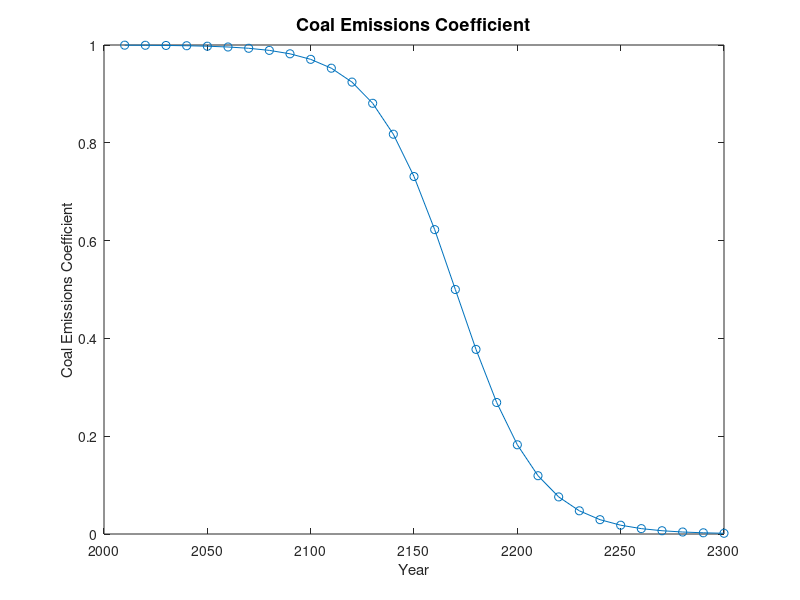

Write the MATLAB code that produced this figure. (Note: this script raises an error after producing the figure.)
%%%%%%%%%%%%%%%%%%%%%%%%%%%%%%%%%%%%%%%%%
%%%      Section 1: Parameters        %%%
%%%%%%%%%%%%%%%%%%%%%%%%%%%%%%%%%%%%%%%%%

%%Time%%
%%%%%%%%
T = 30;             %Number of direct optimization periods T
y = (1:1:T);        %Corresponding calendar years    
y(1) = 2010;
for i = 1:1:T-1;
    y(1+i) = 2010+((i)*10);
end
n = 100;            %Number of pre-balanced growth path simulation periods after T
y2 = (1:1:T+n);     %Corresponding calendar years   
y2(1) = 2010;
   for i = 1:1:T-1+n;
       y2(1+i) = 2010+((i)*10);
   end

%%Climate and Damages%%
%%%%%%%%%%%%%%%%%%%%%%%
phi = 0.0228;       %Carbon depreciation per annum (remaining share)
phiL = 0.2;         %Carbon emitted to the atmosphere staying there forever
phi0 = 0.393;       %Share of remaining emissions exiting atmosphere immediately
Sbar = 581;         %Pre-industrial atmospheric GtC
S1_2000 = 103;      %GtC
S2_2000 = 699;      %GtC

%% Climate damage parameter %%
%% COMMENT OUT FOR LF SCn   %%
% gamma = zeros(T,1); 
% for i = 1:1:T;
%     gamma(i) = 0.000023793; %Damage elasticity
% end
 
%%Energy Aggregation%%
%%%%%%%%%%%%%%%%%%%%%%
rho = -0.058;               %Elasticity of substitution between energy sources
kappa1 = 0.5429;            %Relative efficiency of oil
kappa2 = 0.1015;            %Relative efficiency of coal
kappa3 = 1-kappa1-kappa2;   %Relative efficiency of low-carbon technologies

%%Final Goods Production%%
%%%%%%%%%%%%%%%%%%%%%%%%%%
N = 1;                      %Normalize population
alpha = 0.33;                %Capital output share
% alpha = 0.66;

%COMMENTED OUT FOR NEW PF
% v = 0.04;                 %Energy output share
Y2009 = 70000;              %Base year annual GDP in billions of USD
r2009 = 0.05;               %Base year annual net rate of return 
r2009d = ((1+r2009)^10)-1;  %Base yer decadal net rate of return

%%%Depreciation OPTION 1: delta = 100%
delta = 1;                              %Annual depreciation rate
Delta = (1-(1-delta)^10);               %Decadal depreciation rate

%Capital Stock Option 1:
K0 = (alpha*Y2009*10)/(r2009d+Delta);   %GHKT Base year capital stock in billions of USD


% %%%Depreciation OPTION 2: delta = 65%, no recalibration:
% delta = 0.1;                            %Annual depreciation rate
% Delta = (1-(1-delta)^10);               %Decadal depreciation rate
% Delta1 = 1;                             %Decadal 100% depreciation rate
% K0 = (alpha*Y2009*10)/(r2009d+Delta1);  %Base year capital stock in billions of USD
 
% %Depreciation OPTION 3: delta = 65%, with recalibration:
% delta = 0.1;                            %Annual depreciation rate
% Delta = (1-(1-delta)^10);               %Decadal depreciation rate
% K0 = (alpha*Y2009*10)/(r2009d+Delta);   %Base year capital stock in billions of USD
 
 pi00 = 1;               %Base period share of labor devoted to final goods production
 E1_2008 = 3.43+1.68;    %GtC per annum
 E2_2008 = 3.75;         %GtC per annum
 E3_2008 = 1.95;         %GtC-eq per annum
 E0_2008 = ((kappa1*E1_2008^rho)+(kappa2*E2_2008^rho)+(kappa3*E3_2008^rho))^(1/rho);
 E0 = E0_2008*10;        %GtC per decade
 %COMMENTED OUT WITH NEW PF 
 % A0 = (Y2009*10)/((exp((-gamma(1))*((S1_2000+S2_2000)-Sbar)))*((K0^alpha)*((N*pi00)^(1-alpha-v))*(E0^v)));  %Initial TFP based on Decadal production function


%%%Productivity Growth Rates%%
%%%%%%%%%%%%%%%%%%%%%%%%%%%%%%

%%%Energy Sector%%%
gZa_en = 0.02;                                         %Annual labor productivity growth rate (energy sectors)
gZ_en = ((1+gZa_en)^10)-1;                             %Decadal labor productivity growth rate (energy sectors)

%%%Final Goods Sector OPTION 1: Specify Labor Productivity Growth%%%
%           gZa_y = 0.02;                               %Annual labor productivity growth rate in final goods sector
%           gAa_y = (1+gZa_y)^(1-alpha-v);              %Corresponding TFP growth
%           gZd_y = ones(T+n,1)*(((1+gZa_y)^10)-1);     %Decadal labor productivity growth rate (all sectors)
%  
%%%Final Goods Sector OPTION 2: Specify TFP Growth%%%
%            gAa_y = 0.02;                            %Annual TFP growth rate (final output sector)
             gAa_y = 0;                               %Alt. Annual TFP growth rate (final output sector)
             %Commented out for new PF: gZa_y = ((1+gAa_y)^(1/(1-alpha-v)))-1;   %Corresponding annual labor productivity growth rate (final output sector)
             gZa_y = 0;
             gAd_y = ((1+gAa_y)^10)-1;                %Decadal TFP growth rate (final output sector)
             gZd_y = ones(T+n,1)*(((1+gZa_y)^10)-1);  %Decadal labor productivity growth rate (final output sector)
 
%%%Final Goods Sector OPTION 3: DICE Model TFP Growth%%%
%     gANH0 = 0.160023196685654;                   %Initial decade (2005-2015) TFP growth rate
%     gammaNH0 = 0.00942588385340332;              %Rate of decline in productivity growth rate (percent per year)
%     gammaNH1 = 0.00192375245926376;              %Rate of decline of decline in productivity growth rate (percent per year)
%     gANH_y = zeros(T,1);
%     for i = 1:1:T;
%              gANH_y(i) = gANH0*exp(((-gammaNH0)*10*(i))*exp((-gammaNH1)*10*(i)));
%     end
%     for j = 1:1:n,
%         gANH_y(T+j) = gANH_y(T);
%     end
%     gANHa = zeros(T+n,1);
%     gANHa_y = ((1+gANH_y(T))^(1/10))-1;         %Annual long-run TFP growth rate
%     gZd_y = zeros(T+n,1);                      %Decadal labor productivity growth rate
%     for i = 1:1:T+n,
%         gZd_y(i) = ((1+gANH_y(i))^(1/(1-alpha-v)))-1;
%         gANHa(i) = ((1+gANH_y(i))^(1/10))-1;
%     end
%     z = 35;
%     plot(y2(1:z),(gANHa(1:z)*100))
%     xlabel('Year','FontSize',11)
%     ylabel('gTFP in Percent per Year','FontSize',11)
%     title('2010-DICE Model Annual TFP Growth','FontSize',13)
  

%%Final Good Sector TFP Levels%%%
%%%%%%%%%%%%%%%%%%%%%%%%%%%%%%%%%
%COMMENTED OUT FOR NEW PF
% At = zeros(T,1);
% At(1) = A0;                 
% for i = 1:1:T-1;
%   At(i+1) = At(i)*(1+gZd_y(i))^(1-alpha-v);     
% end

%%Long-run Output Growth Rate on BGP%%
%%%%%%%%%%%%%%%%%%%%%%%%%%%%%%%%%%%%%%
gZBGP = gZd_y(T);             
% gZBGP = gZ_en;      %Alternative possible value for gTFP=1.5% to roughly account for declining oil output   

%%Utility%%
%%%%%%%%%%%
% sigma = 0.5;      
sigma = 1;         %Logarithmic preferences
% sigma = 1.5;
% sigma = 2 ;

%%Beta OPTION 1: Specify exogenously%%%
beta = (.985)^10;  
% beta = (.999)^10;

%%Beta OPTION 2: Calibrate to maintain effective discount factor = .985%%%
% beta_hat = ((.985)^10)/((1+gZd_y(1))^(1-sigma))
% beta = beta_hat;
    
  
%%Coal production%%
%%%%%%%%%%%%%%%%%%%
A2t = zeros(T,1);
A2t(1) = 7693;          
for i = 1:1:T-1;
    A2t(i+1) = A2t(i)*(1+gZ_en);
end

%%Coal Emissions%%
%%%%%%%%%%%%%%%%%%
ypsilon = zeros(T,1);   %Coal carbon emissions coefficient
a_yps = 8;              %Logistic curve coefficient
b_yps = -0.05;          %Logistic curve coefficient
for i = 1:1:T+n
     ypsilon(i) = 1/(1+exp((-1)*(a_yps+b_yps*(i-1)*10)));
end

%% Option 2 = exponential decline
% ypsilon = zeros(T,1); 
% emis_coal = 0.02;                                         %Annual emission depreciation rate (coal sector)
% for i=1:1:T+n
%     ypsilon(i) = 1*((1-emis_coal)^((i-1)*10));            %Decadal emission depreciation rate (coal sector)
% end

%% Option 3 = linear decline
% ypsilon = zeros(T,1); 
% emis_coal = 0.002;                                         %Annual emission depreciation rate (coal sector)
% for i=1:1:T+n
%     ypsilon(i) = 1-(emis_coal*((i)*10));                 %Decadal emission depreciation rate (coal sector)
% end

%%Graph for Figure S.1%%
figure;
plot(y,ypsilon(1:T),'-o')
xlabel('Year','FontSize',11)
ylabel('Coal Emissions Coefficient','FontSize',11)
title('Coal Emissions Coefficient','FontSize',13)


%%Wind production%%
%%%%%%%%%%%%%%%%%%%
A3t = zeros(T,1);
A3t(1) = 1311;
for i = 1:1:T-1;
    A3t(i+1) = A3t(i)*(1+gZ_en);
end

%%Oil%%
%%%%%%%
R0 = 253.8;     %GtC

%%SELF ADDED FOR EXERGY
eff_k = 1;           %annual efficiency of capital energy to exergy
eff_K = (eff_k)^10;  %decadal efficiency of capital
eff_l = 1;           %efficiency of labour energy to exergy
eff_L = (eff_k)^10;  %decadal 

%%%%%%%%%%%%%%%%%%%%%%%%%%%%%%%%%%%%%%%%%%%%%%%%%%%%%%%%%%%%%%%%%%%
%%%      Section 2: Solve for Optimal Choice Variables X        %%%
%%%%%%%%%%%%%%%%%%%%%%%%%%%%%%%%%%%%%%%%%%%%%%%%%%%%%%%%%%%%%%%%%%%

vars = 3*T+2*(T-1);         %Number of variables = 148

%%Define upper and lower bounds%%
%%%%%%%%%%%%%%%%%%%%%%%%%%%%%%%%%
lb = zeros(vars,1);
ub = ones(vars,1);
for i = 1:1:T-1;
    ub(i) = 1;              %For savings rate 
    lb(i) = 0.00001;        %For savings rate 
    ub((T-1)+i) = R0;       %For oil stock remaining Rt
    lb((T-1)+i) = 0.00001;  %For oil stock remaining Rt
end
for i = 1:1:3*T;
    ub(2*(T-1)+i) = 1;        %For coal and wind labor shares + energy share capital 
    lb(2*(T-1)+i) = 0.00001;  %For coal and wind labor shares + energy share capital
end


%%Make Initial Guess x0%%
%%%%%%%%%%%%%%%%%%%%%%%%%

%%% OPTION 1: USE PREVIOUS RESULTS %%

%%Note: The best x0 can be found by loading the saved output below
%%for the scenario that corresponds most closly to the one being run, and
%%then setting x0 = x. All file names indicate the parameters assumed,
%%e.g.: 'x_sig1_g0_b985_d1' is the optimal allocation for sigma=1 (sig1), 
%%annual TFP growth of 0% (g0), an annual discount factor of beta=0.985
%%(b985), and a decadal depreciation rate of Delta=100% (d1).

%%Sigma=1%%
%COMMENTED OUT (TO LOAD PREVIOUS RESULT) 

% load('x_newpf_v1.mat','x')
% load('x_newpf_lf.mat','x')

%TO ENSURE X0 LOAD PREVIOUS RESULTS X
%x0 = x;


%%% OPTION 2: NEUTRAL STARTING POINT %%

x0 = zeros(vars,1);
for i = 1:1:T-1;
     x0(i) = 0.25; %savings rate
     x0((T-1)+i) = R0-((R0/1.1)/T)*i;    %oil stock remaining
     x0(2*(T-1)+i) = 0.002;              %labour share coal
     x0(2*(T-1)+T+i) = 0.01;             %labour share wind
     x0(2*(T-1)+2*T+i) = 0.5;            %energy share capital
end
x0(2*(T-1)+T) = 0.002;
x0(2*(T-1)+T+T) = 0.01;
x0(2*(T-1)+T+T+T) = 0.5;

%%Check Constraints and Objective Function Value at x0%%
%%%%%%%%%%%%%%%%%%%%%%%%%%%%%%%%%%%%%%%%%%%%%%%%%%%%%%%%

% for NEW PF lf: remove gamma from before kappa1 in all functions
f = NEWPF_Objective(x0,A2t,A3t,Delta,eff_K,eff_L,K0,N,R0,S1_2000,S2_2000,Sbar,T,alpha,beta,gZ_en,gZd_y,gZBGP,kappa1,kappa2,kappa3,phi,phi0,phiL,rho,sigma,ypsilon)
[c, ceq] = NEWPF_Constraints(x0,A2t,A3t,Delta,eff_K,eff_L,K0,N,R0,S1_2000,S2_2000,Sbar,T,alpha,beta,gZ_en,gZd_y,gZBGP,kappa1,kappa2,kappa3,phi,phi0,phiL,rho,sigma,ypsilon)

%%%%%%%%%%%
%%%SOLVE%%%
%%%%%%%%%%%

%NEW PF lf: insert gamma for v1
options = optimoptions(@fmincon,'Tolfun',1e-12,'TolCon',1e-12,'MaxFunEvals',500000,'MaxIter',6200,'Display','iter','MaxSQPIter',10000,'Algorithm','active-set');
[x, fval,exitflag] = fmincon(@(x)NEWPF_Objective(x,A2t,A3t,Delta,eff_K,eff_L,K0,N,R0,S1_2000,S2_2000,Sbar,T,alpha,beta,gZ_en,gZd_y,gZBGP,kappa1,kappa2,kappa3,phi,phi0,phiL,rho,sigma,ypsilon), x0, [], [], [], [], lb, ub, @(x)NEWPF_Constraints(x,A2t,A3t,Delta,eff_K,eff_L,K0,N,R0,S1_2000,S2_2000,Sbar,T,alpha,beta,gZ_en,gZd_y,gZBGP,kappa1,kappa2,kappa3,phi,phi0,phiL,rho,sigma,ypsilon), options);


%%Save Output%%
%%%%%%%%%%%%%%%
%File name structure:
%x_scenario_version

%save('x_newpf_v1','x')
save('x_newpf_lf','x')

%%%%%%%%%%%%%%%%%%%%%%%%%%%%%%%%%%%%%%%%%%%%%%%%%%%%%%%%%%%%%
%%%      Section 3: Compute Allocations and Carbon Taxes  %%%
%%%%%%%%%%%%%%%%%%%%%%%%%%%%%%%%%%%%%%%%%%%%%%%%%%%%%%%%%%%%%

%%%%%%%%%%
%%Energy%%
%%%%%%%%%%
oil = zeros(T,1);
    oil(1) = R0-x(T);
for i = 1:1:T-2;
    oil(1+i) = x(T+i-1)-x(T+i);
end
    ex_Oil = (x(T-1+T-2)-x(T-1+T-1))/(x(T-1+T-2));    %Fraction of oil left extracted in period T-1
    oil(T) = x(T-1+T-1)*ex_Oil;
ex_rates = zeros(T-1,1);
for i = 1:1:T-1;
    ex_rates(i) = oil(i)/x(T+i-1);
end
coal = zeros(T,1);
for i = 1:1:T;
    coal(i) = x(2*(T-1)+i)*A2t(i)*N;
end
wind = zeros(T,1);
for i = 1:1:T;
    wind(i) = x(2*(T-1)+T+i)*(A3t(i)*N);
end
energy = zeros(T,1);
for i = 1:1:T; 
    energy(i) = ((kappa1*oil(i)^rho)+(kappa2*coal(i)^rho)+(kappa3*wind(i)^rho))^(1/rho);
end

%% SELF ADDED: Exergy "produced" by LABOUR AND CAPITAL
exergy_K = zeros(T,1);
for i = 1:1:T;
    exergy_K(i) = energy(i)*x(2*(T-1)+2*T+i)*eff_K;
end
exergy_L = zeros(T,1);
for i = 1:1:T;
    exergy_L(i) = energy(i)*(1-(x(2*(T-1)+2*T+i)))*eff_L;
end

%% compute fossil fuel use
fossil_fuel = zeros(T,1);
for i = 1:1:T;
    fossil_fuel(i) = oil(i) + coal(i);
end

%%%%%%%%%%%%%
%%Emissions%%
%%%%%%%%%%%%%
emiss = zeros(T,1);
for i = 1:1:T;
    emiss(i) = oil(i)+ypsilon(i)*coal(i);
end

S1t = zeros(T,1);        %Non-depreciating carbon stock
S2t_Sbar = zeros(T,1);   %Depreciating carbon stock (S2t-Sbar)
St = zeros(T,1);         %Total carbon concentrations

S1t(1) = S1_2000+phiL*emiss(1);
S2t_Sbar(1) = (1-phi)*(S2_2000-Sbar)+phi0*(1-phiL)*emiss(1);
St(1) = Sbar+S1t(1)+S2t_Sbar(1);
for i = 1:1:T-1;
    S1t(1+i) = S1t(i)+phiL*emiss(1+i);
    S2t_Sbar(1+i) = (1-phi)*S2t_Sbar(i)+phi0*(1-phiL)*emiss(1+i);
    St(1+i) = Sbar+S1t(1+i)+S2t_Sbar(1+i);
end

%%%%%%%%%%%%%%%%%%%%%%%%%%%%%%%%%%%%
%%Output and Consumption through T%%
%%%%%%%%%%%%%%%%%%%%%%%%%%%%%%%%%%%%
Yt = zeros(T,1);
Ct = zeros(T,1);
Kt1 = zeros(T,1);
%Yt(1) = (exp((-gamma(1))*(St(1)-Sbar)))*((K0*exergy_K(1))^alpha)*((((1-x(2*(T-1)+1)-x(2*(T-1)+T+1))*N)*exergy_L(1))^(1-alpha));
    %LF scenario Yt:
    Yt(1) = ((K0*exergy_K(1))^alpha)*((((1-x(2*(T-1)+1)-x(2*(T-1)+T+1))*N)*exergy_L(1))^(1-alpha));
Ct(1) = (1-x(1))*Yt(1);
Kt1(1) = x(1)*Yt(1)+(1-Delta)*K0;
for i = 1:1:T-2;
    %Yt(1+i) = (exp((-gamma(1+i))*(St(1+i)-Sbar)))*((Kt1(i)*exergy_K(i))^alpha)*(((1-x(2*(T-1)+1+i)-x(2*(T-1)+T+1+i))*N)*exergy_L(i)^(1-alpha));
        %LF:
        Yt(1+i) = ((Kt1(i)*exergy_K(i))^alpha)*(((1-x(2*(T-1)+1+i)-x(2*(T-1)+T+1+i))*N)*exergy_L(i)^(1-alpha));
    Kt1(1+i) = x(1+i)*Yt(1+i)+(1-Delta)*Kt1(i);
    Ct(1+i) = (1-x(i+1))*Yt(1+i); 
end
%Yt(T) = (exp((-gamma(T))*(St(T)-Sbar)))*((Kt1(T-1)*exergy_K(T))^alpha)*(((1-x(2*(T-1)+T)-x(2*(T-1)+2*T))*N)*exergy_L(T)^(1-alpha));
    %LF:
    Yt(T) = ((Kt1(T-1)*exergy_K(T))^alpha)*(((1-x(2*(T-1)+T)-x(2*(T-1)+2*T))*N)*exergy_L(T)^(1-alpha));
theta = x(T-1);
Ct(T) = Yt(T)*(1-theta);
Kt1(T) = theta*Yt(T)+(1-Delta)*Kt1(T-1);

%Compare savings rate theta to predicted BGP savings rate:
%theta_BGP = alpha*(((((1+gZBGP)^sigma)/beta)-(1-Delta))^(-1))*(1+gZBGP-1+Delta)

%%%%%%%%%%%%%%%%%%%%%%%%%%%%%%%%%%%%%%%%
%%Output and Consumption past T to T+n%%
%%%%%%%%%%%%%%%%%%%%%%%%%%%%%%%%%%%%%%%%
Ktn = zeros(n+1,1);
Ytn = zeros(n,1);
Ktn(1) = Kt1(T); 
oiln = zeros(n,1);
En = zeros(n,1);

for i = 1:1:n;
    oiln(i) = ex_Oil*x(2*(T-1))*((1-ex_Oil)^i);     %Oil continues to be extracted at rate from period T-1
    En(i) = ((kappa1*oiln(i)^rho)+(kappa2*(coal(T)*(1+gZ_en)^i)^rho)+(kappa3*(wind(T)*(1+gZ_en)^i)^rho))^(1/rho);
    %Ytn(i) = (exp((-gamma(T))*(St(T)-Sbar)))*(Ktn(i)*exergy_K(T)^alpha)*(((1-x(2*(T-1)+2*T)-x(2*(T-1)+T))*N)*exergy_L(T)^(1-alpha));
        %LF:
        Ytn(i) = ((Ktn(i)*exergy_K(T)^alpha))*(((1-x(2*(T-1)+2*T)-x(2*(T-1)+T))*N)*exergy_L(T)^(1-alpha));
    Ct(T+i) = (1-theta)*Ytn(i);
    Ktn(i+1) = theta*Ytn(i)+(1-Delta)*Ktn(i);
    Yt(T+i) = Ytn(i);
end


%%%%%%%%%%%%%%%%%%%%%%%%
%%Optimal Carbon Taxes%%
%%%%%%%%%%%%%%%%%%%%%%%%

%%Goal: Plug allocations into optimal tax formula (paper equation (9))%%

%%Step 1: Compute vectors of marginal utilities and marginal emissions impacts {dSt+j/dEt}%%
MU = zeros(T+n,1);        %Marginal utility
MD = zeros(T+n,1);        %Marginal emissions impact on St {dSt+j/dEt}
for i = 1:1:T+n;
    MU(i) = Ct(i)^(-sigma);
    MD(i) = phiL+(1-phiL)*phi0*(1-phi)^(i-1);
end

%%Step 2: Compute Tax Path%%%
%% COMMENT OUT FOR LF SCn %%%
% carbon_tax = zeros(T,1);    %Carbon tax level in $/mtC [since Yt is in $ billions and Et is in GtC]
% lambda_hat = zeros(T,1);    %Carbon tax/GDP ratio
% 
% for i = 1:1:T+n;
%     temp2 = zeros(T+n-i+1,1);
%         for j = 1:1:T+n-i+1;
%             temp2(j) = (beta^(j-1))*(MU(i+j-1)/MU(i))*(-gamma(T))*Yt(i+j-1)*MD(j);
%         end
%      carbon_tax(i) = sum(temp2)*(-1);
%      lambda_hat(i) = carbon_tax(i)/Yt(i);
% end

%%Temperature%%
%%%%%%%%%%%%%%%%%
lambda = 3.0;               % Climate sensitivity parameter
temp = zeros(T,1); % Initialize the temperature vector
for i = 1:1:T;
    temp(i) = lambda * log2(St(i)/Sbar);
end
 

%%%%%%%%%%%%%%%%%%%%%%%%%%%%%%%%%%%%%%%%%%%%%%%%%%%%%%%%%%
%%%      Section 4: Save Allocations and Carbon Taxes  %%%
%%%%%%%%%%%%%%%%%%%%%%%%%%%%%%%%%%%%%%%%%%%%%%%%%%%%%%%%%%

%%%%%%%%%%%%%%%%%%%%%%%%%%%%%%%%%%%%%%%%%%%%%%%%%%%%%%%%%%%
%%%%%%%%%       FOR OPTIMAL SCENARIO    %%%%%%%%%%%%%%%%%%%

% %% Extract from x-vector
% r_newpf_v1 = x(1:T-1);
% save('r_newpf_v1','r_newpf_v1');
% oil_stock_newpf_v1 = x(T:2*(T-1));
% save('oil_stock_newpf_v1','oil_stock_newpf_v1');
% N2_newpf_v1 = x(2*(T-1)+1:3*(T-1));
% save('N2_newpf_v1', 'N2_newpf_v1');
% N3_newpf_v1 = x(2*(T-1)+T+1:2*(T-1)+2*T);
% save('N3_newpf_v1','N3_newpf_v1');
% shareK_newpf_v1 = x(2*(T-1)+2*T+1 : 2*(T-1)+3*T-1); 
% save('shareK_newpf_v1','shareK_newpf_v1');

%% Save
% energy_newpf_v1 = energy;
% save('energy_newpf_v1','energy_newpf_v1')
% fossil_fuel_newpf_v1 = fossil_fuel;
% save('fossil_fuel_newpf_v1','fossil_fuel_newpf_v1')
% oil_newpf_v1 = oil;
% save('oil_newpf_v1','oil_newpf_v1')
% ex_rates_newpf_v1 = ex_rates
% save('ex_rates_newpf_v1','ex_rates_newpf_v1')
% coal_newpf_v1 = coal;
% save('coal_newpf_v1','coal_newpf_v1')
% wind_newpf_v1 = wind;
% save('wind_newpf_v1','wind_newpf_v1')
% lambda_hat_newpf_v1 = lambda_hat;
% save('lambda_hat_newpf_v1','lambda_hat_newpf_v1')
% carbon_tax_newpf_v1 = carbon_tax;
% save('carbon_tax_newpf_v1','carbon_tax_newpf_v1')
% Yt_newpf_v1 = Yt;
% save('Yt_newpf_v1','Yt_newpf_v1')
% Ct_newpf_v1 = Ct;
% save('Ct_newpf_v1','Ct_newpf_v1')
% temp_newpf_v1 = temp;
% save('temp_newpf_v1','temp_newpf_v1');
% carbon_newpf_v1 = St;
% save('carbon_newpf_v1','carbon_newpf_v1');
% 
% %%%%%%%%%%%%%%%%%%%%%%%%%%%%%%%%%%%%%%%%%%%%%%%%%%%%%%
% %%%      Section 5: Graph Optimal Carbon Taxes     %%%
% %%%%%%%%%%%%%%%%%%%%%%%%%%%%%%%%%%%%%%%%%%%%%%%%%%%%%%
% 
% 
% % %%%%%%%%%%%%%%%%%%%%%%%%%%%%%%
% % %%Graph Carbon Tax-GDP Ratio%%
% % %%%%%%%%%%%%%%%%%%%%%%%%%%%%%%
% 
% load('lambda_hat_newpf_v1','lambda_hat_newpf_v1')
% 
% z = 30;
% figure;
% plot(y2(1:z), lambda_hat_newpf_v1(1:z), ' -b', 'LineWidth', 1.5);
% xlabel('Year', 'FontSize', 11);
% ylabel('Carbon Tax/GDP', 'FontSize', 11);
% ylim([7.5e-05, 30.5e-05]);
% title('Carbon Tax to GDP ratio (new production function)');
% 
% 
% % %%%%%%%%%%%%%%%%%%%%%%%%%%%%%%
% % %%%Graph Carbon Tax Level%%%
% % %%%%%%%%%%%%%%%%%%%%%%%%%%%%%%
% 
% load('carbon_tax_newpf_v1','carbon_tax_newpf_v1')
% 
% z = 10;
% figure;
% plot(y2(1:z), carbon_tax_newpf_v1(1:z), ' -b', 'LineWidth', 1.5);
% xlabel('Year', 'FontSize', 11);
% ylabel('Carbon Tax ($/mtC)', 'FontSize', 11);
% title('Carbon Tax (new production function)');
% 
% % %%%%%%%%%%%%%%%%%%%%%%%%%%%%%%
% % %%%  Energy Use Over Time  %%%
% % %%%%%%%%%%%%%%%%%%%%%%%%%%%%%%
% 
% %% Energy
% load('energy_newpf_v1.mat','energy_newpf_v1')
% 
% z = 30;
% figure;
% plot(y2(1:z), energy_newpf_v1(1:z), ' -b', 'LineWidth', 1.5);
% xlabel('Year', 'FontSize', 11);
% ylabel('GtC', 'FontSize', 11);
% title('Energy Use (new production function)');
% 
% %% Fossil Fuel
% load('fossil_fuel_newpf_v1.mat','fossil_fuel_newpf_v1')
% 
% z = 30;
% figure(Name='Fossil Fuel Use');
% plot(y2(1:z), fossil_fuel_newpf_v1(1:z), ' -b', 'LineWidth', 1.5);
% xlabel('Year', 'FontSize', 11);
% ylabel('Energy (Gtoe)', 'FontSize', 11);
% title('Fossil Fuel Use (new production function)');
% 
% %% Oil
% load('oil_newpf_v1.mat','oil_newpf_v1')
% 
% z = 30;
% figure(Name = 'Oil Use');
% plot(y2(1:z), oil_newpf_v1(1:z), ' -b', 'LineWidth', 1.5);
% xlabel('Year', 'FontSize', 11);
% ylabel('Energy (Gtoe)', 'FontSize', 11);
% title('Oil Use (new production function)');
% 
% %% Fraction of oil left extracted
% load('ex_rates_newpf_v1.mat','ex_rates_newpf_v1')
% 
% z = 29;
% figure;
% plot(y2(1:z), ex_rates_newpf_v1(1:z), ' -b', 'LineWidth', 1.5);
% xlabel('Year', 'FontSize', 11);
% ylabel('Rate', 'FontSize', 11);
% title('Extraction rates of oil (new production function)');
% 
% %% Coal
% load('coal_newpf_v1.mat','coal_newpf_v1')
% 
% z = 30;
% figure(Name ='Coal Use');
% plot(y2(1:z), coal_newpf_v1(1:z), ' -b', 'LineWidth', 1.5);
% xlabel('Year', 'FontSize', 11);
% ylabel('Energy (Gtoe)', 'FontSize', 11);
% title('Coal Use (new production function)');
% 
% %% Wind
% load('wind_newpf_v1.mat','wind_newpf_v1')
% 
% z = 30;
% figure(Name = 'Wind');
% plot(y2(1:z), wind_newpf_v1(1:z), ' -b', 'LineWidth', 1.5);
% xlabel('Year', 'FontSize', 11);
% ylabel('Wind Use', 'FontSize', 11);
% title('Wind Use (new production function)');
% 
% 
% % %%%%%%%%%%%%%%%%%%%%%%%%%%%%%%
% % %%%  Climate Impact        %%%
% % %%%%%%%%%%%%%%%%%%%%%%%%%%%%%%
% 
% %% Emissions
% load('carbon_newpf_v1', 'carbon_newpf_v1')
% 
% z = 30;
% figure(Name='Carbon Emissions');
% plot(y2(1:z), carbon_newpf_v1(1:z), ' -b', 'LineWidth', 1.5);
% xlabel('Year', 'FontSize', 11);
% ylabel('Emissions (GtC)', 'FontSize', 11);
% title('Emissions (new production function)');
% 
% %% Temperature
% load('temp_newpf_v1', 'temp_newpf_v1')
% 
% figure(Name='Temperature Increase');
% plot(y2(1:T), temp, ' -r', 'LineWidth', 1.5);
% xlabel('Year', 'FontSize', 11);
% ylabel('Temperature Increase (degrees C)', 'FontSize', 11);
% title('Temperature Increase (new production function)');
% 
% %%%%%%%%%%%%%%%%%%%%%%%%%%%%%%
% %%%  Labour shares         %%%
% %%%%%%%%%%%%%%%%%%%%%%%%%%%%%%
% 
% %% Labour share to wind (later: green capital)
% load('N3_newpf_v1', 'N3_newpf_v1')
% 
% z = 29;
% figure(Name='Labour Share Green Capital');
% plot(y2(1:z), N3_newpf_v1(1:z), ' -b', 'LineWidth', 1.5);
% xlabel('Year', 'FontSize', 11);
% ylabel('Share', 'FontSize', 11);
% title('Labour Share to Green Capital Production (newpf)');
% 
% %% Labour share to coal
% load('N2_newpf_v1', 'N2_newpf_v1')
% 
% z = 29;
% figure(Name='Labour Share Coal');
% plot(y2(1:z), N2_newpf_v1(1:z), ' -b', 'LineWidth', 1.5);
% xlabel('Year', 'FontSize', 11);
% ylabel('Share', 'FontSize', 11);
% title('Labour Share to Coal Production (newpf)');
% 
% % %%%%%%%%%%%%%%%%%%%%%%%%%%%%%%
% % %%%  GDP Growth Over Time  %%%
% % %%%%%%%%%%%%%%%%%%%%%%%%%%%%%%
% load('Yt_newpf_v1','Yt_newpf_v1')
% 
% z = 28;
% figure(Name='GDP');
% plot(y2(1:z), Yt_newpf_v1(1:z), ' -b', 'LineWidth', 1.5);
% xlabel('Year', 'FontSize', 11);
% ylabel('Output', 'FontSize', 11);
% title('GDP (new production function)');


%%%%%%%%%%%%%%%%%%%%%%%%%%%%%%%%%%%%%%%%%%%%%%%%%%%%%%%%
%%%%%%%%%       FOR LF SCENARIO      %%%%%%%%%%%%%%%%%%%

%% Extract from x-vector
r_newpf_lf = x(1:T-1);
save('r_newpf_lf','r_newpf_lf');
oil_stock_newpf_lf = x(T:2*(T-1));
save('oil_stock_newpf_lf','oil_stock_newpf_lf');
N2_newpf_lf = x(2*(T-1)+1:3*(T-1));
save('N2_newpf_lf', 'N2_newpf_lf');
N3_newpf_lf = x(2*(T-1)+T+1:2*(T-1)+2*T);
save('N3_newpf_lf','N3_newpf_lf');
shareK_newpf_lf = x(2*(T-1)+2*T+1 : 2*(T-1)+3*T-1); 
save('shareK_newpf_lf','shareK_newpf_lf');

%% Save
energy_newpf_lf = energy;
save('energy_newpf_lf','energy_newpf_lf')
fossil_fuel_newpf_lf = fossil_fuel;
save('fossil_fuel_newpf_lf','fossil_fuel_newpf_lf')
oil_newpf_lf = oil;
save('oil_newpf_lf','oil_newpf_lf')
ex_rates_newpf_lf = ex_rates
save('ex_rates_newpf_lf','ex_rates_newpf_lf')
coal_newpf_lf = coal;
save('coal_newpf_lf','coal_newpf_lf')
wind_newpf_lf = wind;
save('wind_newpf_lf','wind_newpf_lf')
Yt_newpf_lf = Yt;
save('Yt_newpf_lf','Yt_newpf_lf')
Ct_newpf_lf = Ct;
save('Ct_newpf_lf','Ct_newpf_lf')
temp_newpf_lf = temp;
save('temp_newpf_lf','temp_newpf_lf');
carbon_newpf_lf = St;
save('carbon_newpf_lf','carbon_newpf_lf');

%%%%%%%%%%%%%%%%%%%%%%%%%%%%%%%%%%%%%%%%%%%%%%%%%%%%%%
%%%      Section 5: Graph Optimal Carbon Taxes     %%%
%%%%%%%%%%%%%%%%%%%%%%%%%%%%%%%%%%%%%%%%%%%%%%%%%%%%%%


% %%%%%%%%%%%%%%%%%%%%%%%%%%%%%%
% %%%  Energy Use Over Time  %%%
% %%%%%%%%%%%%%%%%%%%%%%%%%%%%%%

%% Energy
load('energy_newpf_lf.mat','energy_newpf_lf')

z = 30;
figure;
plot(y2(1:z), energy_newpf_lf(1:z), ' -b', 'LineWidth', 1.5);
xlabel('Year', 'FontSize', 11);
ylabel('GtC', 'FontSize', 11);
title('Energy Use (new production function)');

%% Fossil Fuel
load('fossil_fuel_newpf_lf.mat','fossil_fuel_newpf_lf')

z = 30;
figure(Name='Fossil Fuel Use');
plot(y2(1:z), fossil_fuel_newpf_lf(1:z), ' -b', 'LineWidth', 1.5);
xlabel('Year', 'FontSize', 11);
ylabel('Energy (Gtoe)', 'FontSize', 11);
title('Fossil Fuel Use (new production function)');

%% Oil
load('oil_newpf_lf.mat','oil_newpf_lf')

z = 30;
figure(Name = 'Oil Use');
plot(y2(1:z), oil_newpf_lf(1:z), ' -b', 'LineWidth', 1.5);
xlabel('Year', 'FontSize', 11);
ylabel('Energy (Gtoe)', 'FontSize', 11);
title('Oil Use (new production function)');

%% Fraction of oil left extracted
load('ex_rates_newpf_lf.mat','ex_rates_newpf_lf')

z = 29;
figure;
plot(y2(1:z), ex_rates_newpf_lf(1:z), ' -b', 'LineWidth', 1.5);
xlabel('Year', 'FontSize', 11);
ylabel('Rate', 'FontSize', 11);
title('Extraction rates of oil (new production function)');

%% Coal
load('coal_newpf_lf.mat','coal_newpf_lf')

z = 30;
figure(Name ='Coal Use');
plot(y2(1:z), coal_newpf_lf(1:z), ' -b', 'LineWidth', 1.5);
xlabel('Year', 'FontSize', 11);
ylabel('Energy (Gtoe)', 'FontSize', 11);
title('Coal Use (new production function)');

%% Wind
load('wind_newpf_lf.mat','wind_newpf_lf')

z = 30;
figure(Name = 'Wind');
plot(y2(1:z), wind_newpf_lf(1:z), ' -b', 'LineWidth', 1.5);
xlabel('Year', 'FontSize', 11);
ylabel('Wind Use', 'FontSize', 11);
title('Wind Use (new production function)');

%% Energy share to Capital
load('shareK_newpf_lf.mat','shareK_newpf_lf')

z = 29;
figure(Name = 'Energy Share to Capital');
plot(y2(1:z), shareK_newpf_lf(1:z), ' -b', 'LineWidth', 1.5);
xlabel('Year', 'FontSize', 11);
ylabel('Share', 'FontSize', 11);
title('Energy Share to Capital (new production function)');


% %%%%%%%%%%%%%%%%%%%%%%%%%%%%%%
% %%%  Climate Impact        %%%
% %%%%%%%%%%%%%%%%%%%%%%%%%%%%%%

%% Emissions
load('carbon_newpf_lf', 'carbon_newpf_lf')

z = 30;
figure(Name='Carbon Emissions');
plot(y2(1:z), carbon_newpf_lf(1:z), ' -b', 'LineWidth', 1.5);
xlabel('Year', 'FontSize', 11);
ylabel('Emissions (GtC)', 'FontSize', 11);
title('Emissions (new production function)');

%% Temperature
load('temp_newpf_lf', 'temp_newpf_lf')

figure(Name='Temperature Increase');
plot(y2(1:T), temp, ' -r', 'LineWidth', 1.5);
xlabel('Year', 'FontSize', 11);
ylabel('Temperature Increase (degrees C)', 'FontSize', 11);
title('Temperature Increase (new production function)');

% %%%%%%%%%%%%%%%%%%%%%%%%%%%%%%
% %%%  Labour shares         %%%
% %%%%%%%%%%%%%%%%%%%%%%%%%%%%%%

%% Labour share to wind (later: green capital)
load('N3_newpf_lf', 'N3_newpf_lf')

z = 29;
figure(Name='Labour Share Green Capital');
plot(y2(1:z), N3_newpf_lf(1:z), ' -b', 'LineWidth', 1.5);
xlabel('Year', 'FontSize', 11);
ylabel('Share', 'FontSize', 11);
title('Labour Share to Green Capital Production (newpf)');

%% Labour share to coal
load('N2_newpf_lf', 'N2_newpf_lf')

z = 29;
figure(Name='Labour Share Coal');
plot(y2(1:z), N2_newpf_lf(1:z), ' -b', 'LineWidth', 1.5);
xlabel('Year', 'FontSize', 11);
ylabel('Share', 'FontSize', 11);
title('Labour Share to Coal Production (newpf)');


% %%%%%%%%%%%%%%%%%%%%%%%%%%%%%%
% %%%  GDP Growth Over Time  %%%
% %%%%%%%%%%%%%%%%%%%%%%%%%%%%%%
load('Yt_newpf_lf','Yt_newpf_lf')

z = 28;
figure(Name='GDP');
plot(y2(1:z), Yt_newpf_lf(1:z), ' -b', 'LineWidth', 1.5);
xlabel('Year', 'FontSize', 11);
ylabel('Output', 'FontSize', 11);
title('GDP (new production function)');